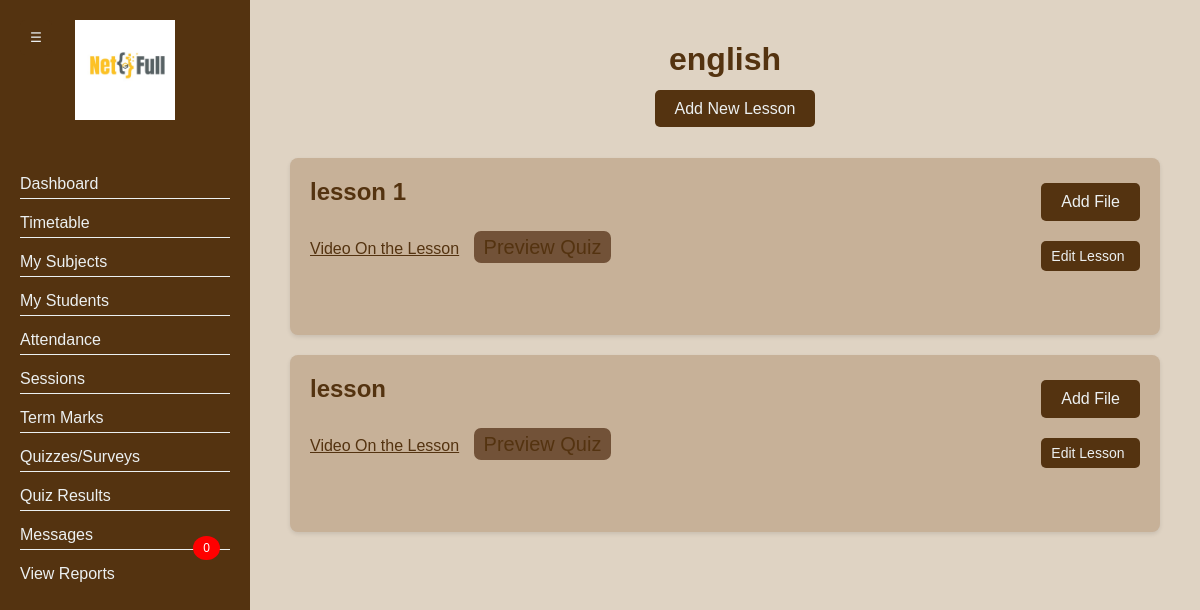
/view_subject/1 (signed in), run on the app's committed database.
### main.py (models this page shows)
    class Subjects(db.Model):
        id = db.Column(db.Integer, primary_key=True)
        name = db.Column(db.String(100))
        teacher_id = db.Column(db.Integer, db.ForeignKey('users.id'))
        grade = db.Column(db.String(1000))
        Class = db.Column(db.String(1000))
        teacher_name = db.Column(db.String(1000))
        teacher_email = db.Column(db.String(100))
        lessons = db.relationship('Lessons', backref='subject')

    class Lessons(db.Model):
        id = db.Column(db.Integer, primary_key=True)
        name = db.Column(db.String(100))
        subject_id = db.Column(db.Integer, db.ForeignKey('subjects.id'))
        files = db.relationship('Files', backref='lesson')
        video_link = db.relationship('Videos', backref='lesson')
        quizzes = db.relationship('Quizzes', backref='lesson')

    class Videos(db.Model):
        id = db.Column(db.Integer, primary_key=True)
        name = db.Column(db.String(100))
        url = db.Column(db.String(200))
        lesson_id = db.Column(db.Integer, db.ForeignKey('lessons.id'))

### main.py (the view)
@app.route('/view_subject/<int:subject_id>')
@login_required
def view_subject(subject_id):
    subject = Subjects.query.get_or_404(subject_id)
    print(f"Subject ID: {subject_id}")
    lessons = Lessons.query.filter_by(subject_id=subject.id).all()
    lesson_videos = {lesson.id: Videos.query.filter_by(lesson_id=lesson.id).all() for lesson in lessons}
    lesson_files = {lesson.id: Files.query.filter_by(lesson_id=lesson.id).all() for lesson in lessons}
    lesson_quizzes = {lesson.id: Quizzes.query.filter_by(lesson_id=lesson.id).all() for lesson in lessons}
    if current_user.role == "student":
        return render_template("view_subject.html", subject=subject, lessons=lessons, lesson_videos=lesson_videos, lesson_files=lesson_files, lesson_quiz=lesson_quizzes, user=current_user,student_id=current_user.id)
    elif current_user.role == "teacher":
        if subject.teacher_id == current_user.id:
            return render_template("view_subject_teacher.html", subject=subject, lessons=lessons, lesson_videos=lesson_videos, lesson_files=lesson_files, lesson_quiz=lesson_quizzes, user=current_user)
        else:
            flash("You are not assigned to this subject.", "danger")
            return redirect(url_for('dashboard'))
    elif current_user.role == "parent":
        if request.method == 'POST':
            child_id = request.form.get('child_id')
            print(f"Child ID: {child_id}")
        return render_template("view_subject.html", subject=subject, lessons=lessons, lesson_videos=lesson_videos, lesson_files=lesson_files, lesson_quiz=lesson_quizzes)
    elif current_user.role == "admin":
        return render_template("view_subject_teacher.html", subject=subject, lessons=lessons,
                               lesson_videos=lesson_videos, lesson_files=lesson_files, lesson_quiz=lesson_quizzes,
                               user=current_user)
    else:
        flash("You do not have the necessary permissions to view this page.", "danger")
        return redirect(url_for('dashboard'))

### main.py (called while the page is built)
@login_manager.user_loader
def load_user(user_id):
    user = Users.query.get(int(user_id))
    return user

@app.context_processor
def utility_processor():
    return dict(enumerate=enumerate)

### templates/view_subject_teacher.html (shortened to what this page needs)
<!DOCTYPE html>
<html lang="en">
<head>
    <link rel="stylesheet" href="../static/css/simplebar.css">
    <link rel="stylesheet" href="../static/css/feather.css">
    <link rel="stylesheet" href="../static/css/fullcalendar.css">
    <link rel="stylesheet" href="../static/css/select2.css">
    <link rel="stylesheet" href="../static/css/dropzone.css">
    <link rel="stylesheet" href="../static/css/uppy.min.css">
    <link rel="stylesheet" href="../static/css/jquery.steps.css">
    <link rel="stylesheet" href="../static/css/jquery.timepicker.css">
    <link rel="stylesheet" href="../static/css/quill.snow.css">
    <link rel="stylesheet" href="../static/css/daterangepicker.css">
</head>
<body>
{% extends "teacher_base.html" %}
{% block content %}
    <div>
        <div>
            <div class="dashboard-header">
                <h1 style="color: #543310;">{{ subject.name }}</h1>
                <a href="/create_lesson/{{ subject.id }}" class="add-lesson-btn">Add New Lesson</a>
            </div>
            <div class="posts">
    {% for lesson in lessons %}
    <div class="post">
        <h2>{{ lesson.name }}</h2>
        {% if lesson_videos[lesson.id] %}
        {% for video in lesson_videos[lesson.id] %}
        <p>
            <a href="/video/{{ video.id }}">Video On the Lesson</a>
        {% if lesson_quiz.get(lesson.id) %}  <a href="/take_quiz/{{ lesson.id }}" class="take-quiz-btn">Preview Quiz</a>
            {% else %}
                        <a href="/create_quiz/{{ lesson.id }}" class="add-quiz-btn">Add Quiz</a>
        {% endif %}
        </p>
        {% endfor %}
        {% endif %}
        <div class="button-container">
            {% if not lesson.files %}
            <form action="/create_file/{{ lesson.id }}" method="GET">
                <button type="submit" class="add-lesson-btn">Add File</button>
            </form>
            {% endif %}
            <a href="/edit_lesson/{{ lesson.id }}" class="add-quiz-btn">Edit Lesson</a>
        </div>
    </div>
    {% endfor %}
</div>
        </div>
    </div>
{% endblock %}

### templates/view_subject_teacher.html (style rules this page uses)
body { background: #DFD3C3; font-family: Arial, sans-serif; margin: 0; padding: 0; display: flex; height: 100vh; overflow-x: hidden; }
.dashboard-header { text-align: center; margin-bottom: 20px; }
.posts { padding: 20px; box-sizing: border-box; overflow-y: auto; color: #543310; }
.post { background-color: #C7B198; padding: 20px; margin-bottom: 20px; border-radius: 8px; box-shadow: 0 2px 4px rgba(0, 0, 0, 0.1); }
.post h2 { margin: 0 0 30px 0; }
.post a { color: #543310; ; }
.add-lesson-btn { background-color: #543310; color: #ecf0f1; border: none; padding: 10px 20px; margin-left: 20px; border-radius: 5px; cursor: pointer; text-decoration: none; font-size: 16px; }
.add-quiz-btn { background-color: #543310 !important; color: #ecf0f1 !important; border: none; padding: 7px 10px; margin-left: 10px; border-radius: 5px; cursor: pointer; text-decoration: none; font-size: 14px; }
.take-quiz-btn { background-color: #725238; color: #ecf0f1; border: none; padding: 5px 10px; margin-left: 10px; border-radius: 7px; cursor: pointer; text-decoration: none; font-size: 20px; }
.post { position: relative; padding-bottom: 60px; }
.button-container { position: absolute; top: 20px; right: 20px; display: flex; flex-direction: column; gap: 10px; }
.button-container button, .button-container a { display: inline-block; margin: 5px 0; }

### templates/teacher_base.html (style rules this page uses)
body { background: #DFD3C3; font-family: Arial, sans-serif; margin: 0; padding: 0; display: flex; height: 100vh; overflow-x: hidden; }

### data on the page
Subjects: name "english"
Lessons: name "lesson 1"
Lessons: name "lesson"
